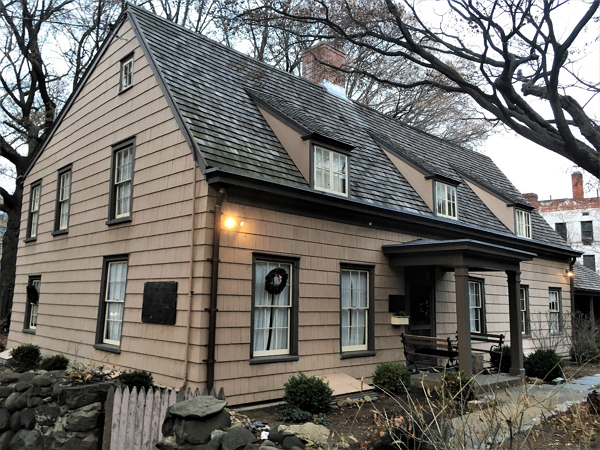
//> input picture opencv_ex9/opencv_ex9/house.png, 600 x 450 px
$ ./opencv_ex9   (built with g++ and OpenCV 4)
//> lines starting //> are read from the running program, lines starting //| are printed output that depends on the picture
/*
// 블러링

#include <opencv2/opencv.hpp>

using namespace cv;

int main()
{
	Mat img;
	img = imread("test.png");

	Mat kernel = Mat(5, 5, CV_32F, Scalar(1 / 25.0));	// 마스크 커널 생성

	Mat dst;											// 마스크 커널로 컨볼루션 연산
	filter2D(img, dst, -1, kernel);

	imshow("Original", img);
	imshow("Result", dst);

	waitKey(0);
}

*/

/*
// 평균 블러링(커널의 평균값 사용)

#include <opencv2/opencv.hpp>

using namespace cv;

int main()
{
	Mat img;
	img = imread("test.png");

	Mat img_blur;								// 평균 블러링 이미지 생성
	blur(img, img_blur, Size(5, 5));

	imshow("Original", img);
	imshow("Result", img_blur);

	waitKey(0);
}

*/

/*
// 가우시안 블러링(커널에 가우시안 가중치 적용, 에지 유지 가능)

#include <opencv2/opencv.hpp>

using namespace cv;

int main()
{
	Mat img;
	img = imread("test.png");

	Mat img_blur;								// 가우시안 블러링 이미지 생성
	GaussianBlur(img, img_blur, Size(5, 5), 0);

	imshow("Original", img);
	imshow("Result", img_blur);

	waitKey(0);
}

*/

/*
// 중간값 블러링(커널 요소의 중간값 사용, 무작위 노이즈 제거, 에지 소멸)

#include <opencv2/opencv.hpp>

using namespace cv;

int main()
{
	Mat img;
	img = imread("median.png");

	Mat img_blur;								// 중간값 블러링 이미지 생성
	medianBlur(img, img_blur, 5);

	imshow("Original", img);
	imshow("Result", img_blur);

	waitKey(0);
}

*/

/*
// 양방향 블러링(에지를 보존하며 노이즈 제거)

#include <opencv2/opencv.hpp>

using namespace cv;

int main()
{
	Mat img;
	img = imread("texture.png");

	Mat img_blur;								// 양방향 블러링 이미지 생성
	bilateralFilter(img, img_blur, 9, 75, 75);

	imshow("Original", img);
	imshow("Result", img_blur);

	waitKey(0);
}

*/

/*
// 소벨 에지 검출([-1, 0, 1; -2, 0, 2; -1, 0, 0] 커널로 수직 방향 에지 검출)

#include <opencv2/opencv.hpp>

using namespace cv;

int main()
{
	Mat img_color;
	img_color = imread("circle.png", IMREAD_COLOR);

	Mat img_gray;
	cvtColor(img_color, img_gray, COLOR_BGR2GRAY);

	Mat img_sobel_x;							// x 방향 소벨 에지 검출
	Sobel(img_gray, img_sobel_x, CV_64F, 1, 0, 3);
	convertScaleAbs(img_sobel_x, img_sobel_x);

	Mat img_sobel_y;							// y 방향 소벨 에지 검출
	Sobel(img_gray, img_sobel_y, CV_64F, 0, 1, 3);
	convertScaleAbs(img_sobel_y, img_sobel_y);

	Mat img_sobel;								// 양방향 에지 결합
	addWeighted(img_sobel_x, 1, img_sobel_y, 1, 0, img_sobel);


	imshow("Sobel X", img_sobel_x);
	imshow("Sobel Y", img_sobel_y);
	imshow("Sobel", img_sobel);

	waitKey(0);

	return 0;
}

*/

///*
// 캐니 에지 검출(2개의 임계값으로 하나의 픽셀로 구성된 에지 검출)

#include <opencv2/opencv.hpp>
#include <iostream>

using namespace cv;
using namespace std;

int main()
{
	Mat img_color = imread("house.png", IMREAD_COLOR);
//> img_color is the input picture: 450 rows x 600 cols, CV_8UC3; mean B, G, R 105.1, 109.7, 112.3

	Mat img_gray;
	cvtColor(img_color, img_gray, COLOR_BGR2GRAY);
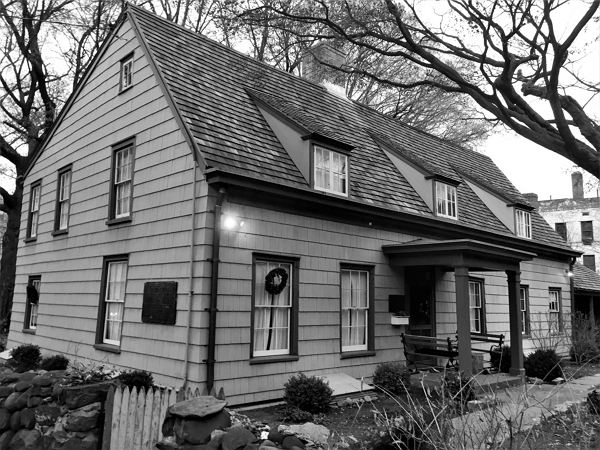
//> img_gray: 450 rows x 600 cols, CV_8UC1; min 0, max 255, mean 110

	Mat img_edge;								// 블러 후 캐니 에지 검출
	blur(img_gray, img_gray, Size(3, 3));
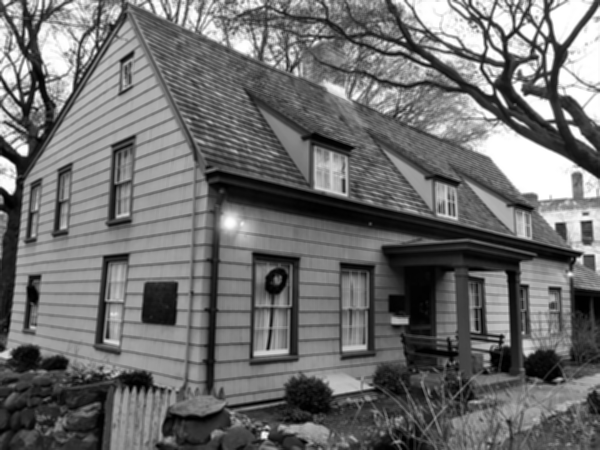
//> img_gray: 450 rows x 600 cols, CV_8UC1; min 0, max 255, mean 110
	Canny(img_gray, img_edge, 50, 150, 3);
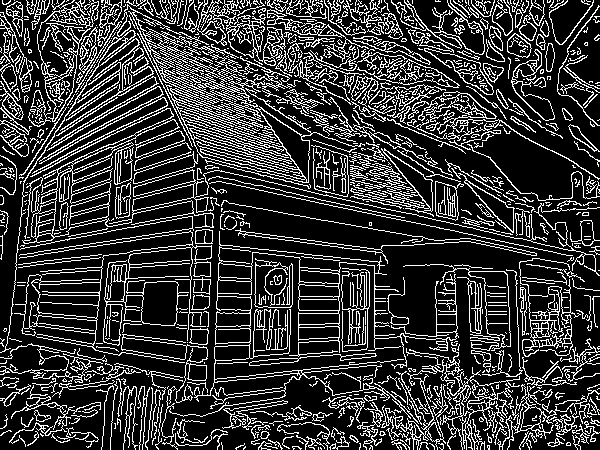
//> img_edge: 450 rows x 600 cols, CV_8UC1; 21.8% white in thin lines or dots

	imshow("Original", img_gray);
	imshow("Canny Edge", img_edge);
	waitKey(0);

	return 0;
}

//*/
